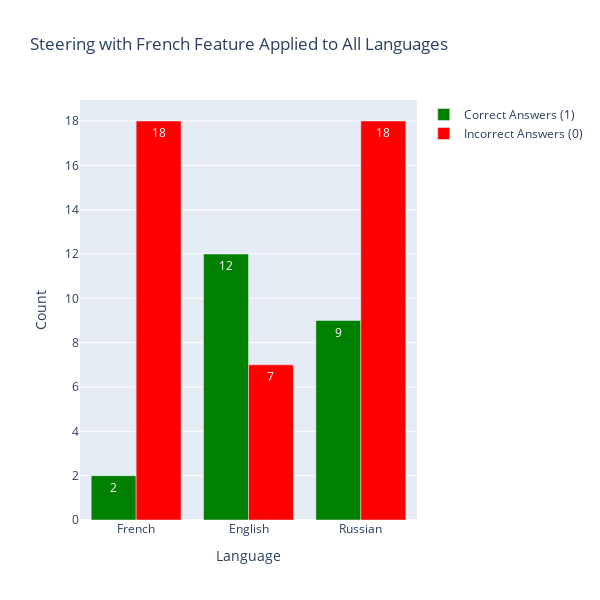

The code cell stored with this chart in its notebook:
### Markdown cell above
# Plots

### Code cell
import plotly.graph_objects as go

# Data based on your analysis
languages = ['French', 'English', 'Russian']
correct_counts = [2, 12, 9]
total_counts = [20, 19, 27]
incorrect_counts = [total - correct for total, correct in zip(total_counts, correct_counts)]

correct_color = 'green'
incorrect_color = 'red'

fig = go.Figure()

fig.add_trace(go.Bar(
    x=languages,
    y=correct_counts,
    name='Correct Answers (1)',
    text=correct_counts,
    textposition='auto',
    marker=dict(color=correct_color)
))

fig.add_trace(go.Bar(
    x=languages,
    y=incorrect_counts,
    name='Incorrect Answers (0)',
    text=incorrect_counts,
    textposition='auto',
    marker=dict(color=incorrect_color)
))

fig.update_layout(
    title='Steering with French Feature Applied to All Languages',
    xaxis_title='Language',
    yaxis_title='Count',
    barmode='group',
    width=600,
    height=600
)

fig.show()

### Figure 1 — Plotly figure (JSON) as saved in the notebook; plotly's stock layout.template omitted (floating-point values rounded to 4 significant figures)
{"data": [{"marker": {"color": "green"}, "name": "Correct Answers (1)", "text": ["2", "12", "9"], "textposition": "auto", "type": "bar", "x": ["French", "English", "Russian"], "y": [2, 12, 9]}, {"marker": {"color": "red"}, "name": "Incorrect Answers (0)", "text": ["18", "7", "18"], "textposition": "auto", "type": "bar", "x": ["French", "English", "Russian"], "y": [18, 7, 18]}], "layout": {"barmode": "group", "height": 600, "title": {"text": "Steering with French Feature Applied to All Languages"}, "width": 600, "xaxis": {"title": {"text": "Language"}}, "yaxis": {"title": {"text": "Count"}}}}
